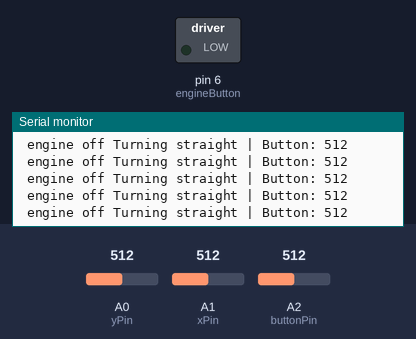
Bench run of a sketch on a simulated Arduino Uno, built with avr-gcc and run on an emulated ATmega328P. Parts: switched loads named in the sketch (green lamp = pin HIGH), the last lines printed to the serial monitor. The test bench sets the inputs (shaded band); at power-on: A0 (yPin) = 512, A1 (xPin) = 512, A2 (buttonPin) = 512. No radio packets arrive unless stated.

Above: at 1.2 s.
1.3 s: A0 (yPin) set to 55
4.3 s: A0 (yPin) set to 47
At 4.42 s:
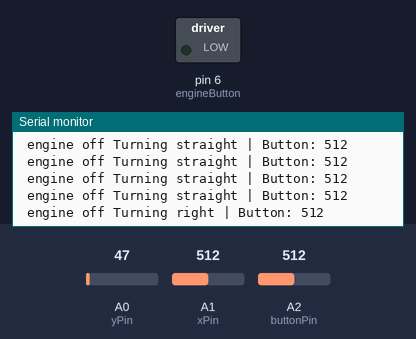
6.3 s: A1 (xPin) set to 55
At 6.3 s:
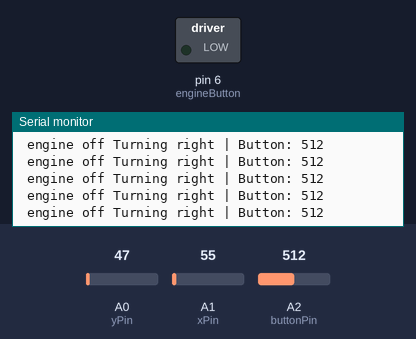
7.8 s: A1 (xPin) set to 48
At 7.96 s:
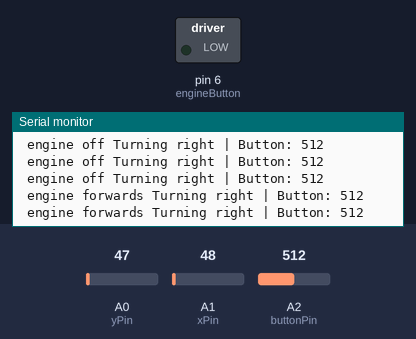
9.8 s: A2 (buttonPin) set to 104
At 9.83 s:
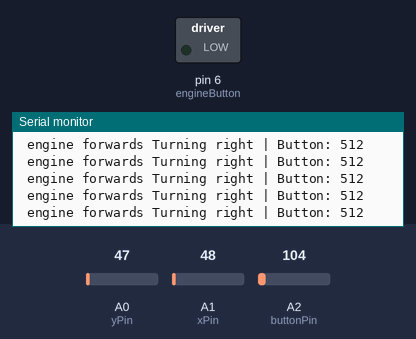
12.8 s: A2 (buttonPin) set to 94
At 12.84 s:
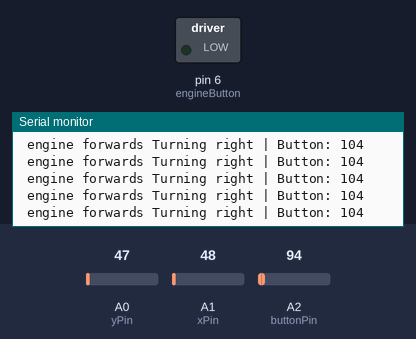
Timing chart, 0 to 15.8 s (numbered marks = the images above; inputs shaded):
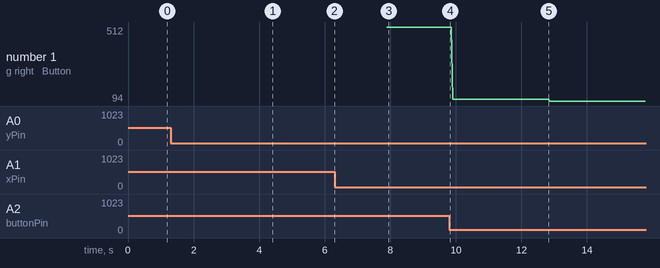

The sketch:

Car_Controller.ino
```cpp
    /*
    * Arduino Wireless Communication Tutorial
    *     Example 1 - Transmitter Code
    *
    * by Dejan Nedelkovski, www.HowToMechatronics.com
    *
    * Library: TMRh20/RF24, https://github.com/tmrh20/RF24/
    */

    // 3.3v - VCC
    // GND - GND
    // 8 - CSN
    // 7 - CE
    // 13 - SCK
    // 11 - MOSI
    // 12 - MISO

    #include <SPI.h>
    #include <nRF24L01.h>
    #include <RF24.h>

    int xPosition = 0;
    int yPosition = 0;
    int buttonPin = A2;
    int engineButton = 6;
    int buttonState = 0;
    int xPin = A1;
    int yPin = A0;

    RF24 radio(7, 8); // CE, CSN
    const byte address[6] = "00001";
    void setup() {
      //Radio
      radio.begin();
      radio.openWritingPipe(address);
      radio.setPALevel(RF24_PA_MIN);
      radio.stopListening();

      //Other shit
      // initialize serial communications at 9600 bps:
      Serial.begin(9600);

      pinMode(xPin, INPUT);
      pinMode(yPin, INPUT);
      pinMode(engineButton, OUTPUT);
      pinMode(buttonPin, INPUT);
    }
    void loop() {
      // Radio stuff
      /*
      const char text[] = "Hello World";
      radio.write(&text, sizeof(text));
      */

      // Car stuff
      xPosition = analogRead(xPin);
      yPosition = analogRead(yPin);

      buttonState = analogRead(buttonPin);
      /*
      Serial.print("X: ");
      Serial.print(xPosition);
      Serial.print(" | Y: ");
      Serial.print(yPosition);
      Serial.print(" | Button: ");
      Serial.println(buttonState);
      */

      int backwards = 3;
      int left = 2;
      int right = 1;
      int forwards = 4;
      int button = 5;
      //radio.stopListening();
      if(xPosition <= 50){
        //digitalWrite(engineButton, HIGH);
        Serial.print(" engine forwards");
        radio.write(&forwards, sizeof(int));
      }

      else if (xPosition >= 1000)
      {
        Serial.print(" engine backwards");
        radio.write(&backwards, sizeof(int));
      }

      else{
        //digitalWrite(engineButton, LOW);
        Serial.print(" engine off");
      }

      if (yPosition >= 1000){
        Serial.print(" Turning Left");
        radio.write(&left, sizeof(int));
      }

      else if (yPosition <= 50)
      {
        Serial.print(" Turning right");
        radio.write(&right, sizeof(int));
      }

      else {
        Serial.print(" Turning straight");
      }

      if (buttonState == 0)
      {
        radio.write(&button, sizeof(int));
      }

      Serial.print(" | Button: ");
      Serial.println(buttonState);
      //Serial.print("\n");
      //radio.startListening();

    }


/*
    // C-A-R--C-O-D-E

    // With Wires Forward
// Y=1023 for Forward
// Y=0 for Backwards
// Y=513 for Neutral
// X=0 for Left
// X=1023 for Right
// X=491 for Neutral

#include <Stepper.h>
#define STEPS 2038 // the number of steps in one revolution of your motor (28BYJ-48)
Stepper stepper(STEPS, 8, 10, 9, 11);


void setup() {


  //activate pull-up resistor on the push-button pin
  pinMode(buttonPin, INPUT_PULLUP);

  // For versions prior to Arduino 1.0.1
  // pinMode(buttonPin, INPUT);
  // digitalWrite(buttonPin, HIGH);

  stepper.setSpeed(100);

}

void loop() {


//  else if(xPosition >= 419 && xPosition < 950 || xPosition <= 419 && xPosition > 50){
//  else if(xPosition > 80 && xPosition < 950){
//    stepper.step(0);
//  }


  delay(100); // add some delay between reads
}

*/
```

Measured:
- the behaviour switches between 51 and 50 on A0 (yPin) (found by bisection; images 0 and 1)
- the behaviour switches between 51 and 50 on A1 (xPin) (found by bisection; images 2 and 3)
- after the input at 4.3 s, the serial monitor: prints a new line after 0.10 s (image 1)
- after the input at 7.8 s, the serial monitor: prints a new line after 0.10 s (image 3)
- plotted number 1: 512 → 104 after the input at 9.8 s, 104 → 94 after the input at 12.8 s
